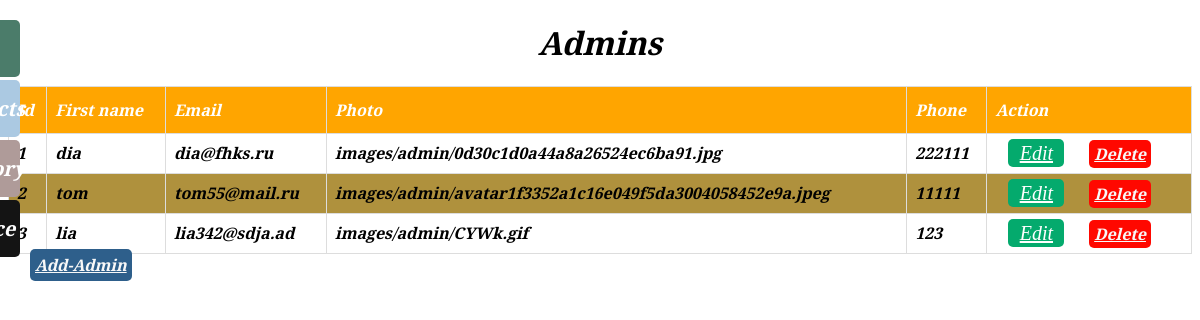
Page /admin/admin-user.php on the committed database.
### admin/admin-user.php (the view, shortened to what this page needs)
<!DOCTYPE html>
<html lang="en">
<head>
    <link rel="stylesheet"
        href="https://maxst.icons8.com/vue-static/landings/line-awesome/line-awesome/1.3.0/css/line-awesome.min.css">
    <link rel="stylesheet" href="./css/style2.css">
    <link rel="stylesheet" href="./css/main.css">
</head>
<body>
    <?
    include ('sidebar.php');
    ?>
    <h1>Admins</h1>
    <form action="" method="post" enctype="multipart/form-data" class="admin-form">
        <table id="customers">
            <thead>
                <th>Id</th>
                <th>First name</th>
                <th>Email</th>
                <th> Photo</th>
                <th>Phone</th>
                <th>Action</th>
            </thead>
            <tbody>
                <?
                include_once ('../config/dbcon.php');
                $sql = "SELECT * FROM `admin-user`";
                $result = mysqli_query($conn, $sql);
                while ($row = mysqli_fetch_assoc($result)) {
                    ?>
                    <tr>
                        <td>
                            <? echo $row['id']; ?>
                        </td>
                        <td>
                            <? echo $row['name']; ?>
                        </td>
                        <td>
                            <? echo $row['email']; ?>
                        </td>
                        <td>
                            <? echo $row['image']; ?>
                        </td>
                        <td>
                            <? echo $row['phone']; ?>
                        </td>
                        <td>
                            <a href="user-edit.php" class="btn-edit">Edit</a>
                            <a href="user-delete.php" class="btn-delete">Delete</a>
                        </td>
                    </tr>
                <?
                }
                ?>
            </tbody>
        </table>
        <div>
            <a href="users-create.php" class="btn-add">Add-Admin</a>
        </div>
    </form>
</body>
</html>

### admin/sidebar.php (shortened to what this page needs)
<div id="Sidenav" class="sidenav">
  <a href="admins.php" id="about">About</a>
  <a href="products.php" id="product">Products</a>
  <a href="category.php" id="category">Category</a>
  <a href="#" id="finance">Finance</a>
</div>
</body>
</html>

### admin/css/style2.css (style rules this page uses)
a { color: dodgerblue; }
#customers { border-collapse: collapse; width: 100%; }
#customers td, #customers th { border: 1px solid #ddd; padding: 8px; }
#customers tr:nth-child(even) { background-color: #af913d; }
#customers th { padding-top: 12px; padding-bottom: 12px; text-align: left; background-color: orange; color: white; }
.btn-edit { padding: 0.2rem 0.7rem; margin: 0 0.5rem; color: #f8f8f8; background: rgb(26, 88, 57); border-radius: 5px; }
.btn-delete { padding: 0.2rem 0.3rem; margin: 0.5rem; color: #f8f8f8; background: rgb(255, 8, 0); border-radius: 5px; }
.btn-add { padding: 0.2rem 0.3rem; margin: 0.5rem; color: #f8f8f8; background: rgb(46, 95, 139); border-radius: 5px; }

### admin/css/main.css (style rules this page uses)
* { box-sizing: border-box; font-family: "Crimson Text", serif; font-weight: 600; font-style: italic; }
* h1 { text-align: center; }
#Sidenav a { position: absolute; left: -80px; transition: 0.3s; padding: 15px; width: 100px; text-decoration: none; font-size: 20px; color: white; border-radius: 0 5px 5px 0; }
#about { top: 20px; background-color: #4b7c6a; }
#product { top: 80px; background-color: #abc9e2; }
#category { top: 140px; background-color: #af9b99; }
#finance { top: 200px; background-color: #141414; }
.btn-edit { background: #04AA6D; margin: 13px; font-weight: 400; color: #fff; font-size: 20px; }
.btn-add { margin: 22px; padding: 5px; }

### rows in the picture
admin-user: id "1", name "dia", email "dia@fhks.ru", image "images/admin/0d30c1d0a44a8a26524ec6ba91.jpg", phone "222111"
admin-user: id "2", name "tom", email "tom55@mail.ru", image "images/admin/avatar1f3352a1c16e049f5da3004058452e9a.jpeg", phone "11111"
admin-user: id "3", name "lia", email "lia342@sdja.ad", image "images/admin/CYWk.gif", phone "123"
